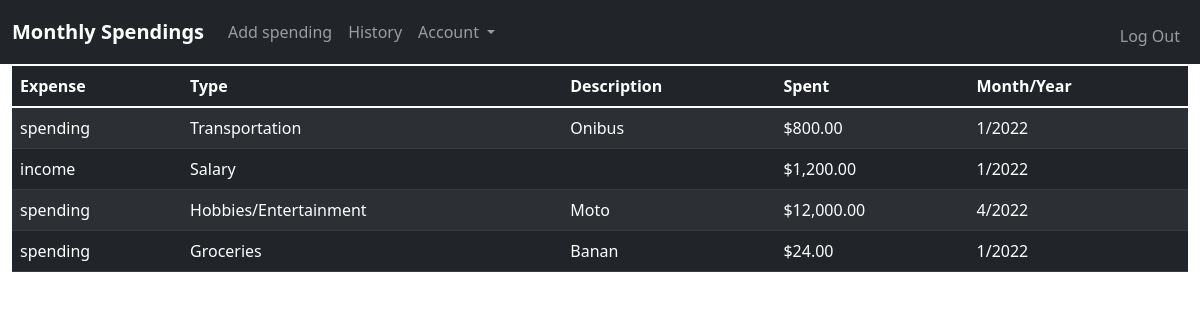
The app's page /history (signed in) with its own data.
### tables this page shows
CREATE TABLE user_history (transaction_id INTEGER PRIMARY KEY AUTOINCREMENT NOT NULL, user_id INTEGER NOT NULL, spending TEXT NOT NULL, type TEXT NOT NULL, description TEXT NOT NULL, amount NUMERIC NOT NULL, date TEXT NOT NULL);

### app.py (the view)
@app.route("/history")
@login_required
def history():
    database = sqlite3.connect("users.db")
    db = database.cursor()
    db.execute("SELECT * FROM user_history WHERE user_id=?", (session["user_id"],))
    history = db.fetchall()
    amount = []
    for items in history:
        amount.append(usd(items[5]))
    database.close()
    return render_template("history.html", history=history, amount=amount)

### helpers.py (called while the page is built)
def login_required(f):
    @wraps(f)
    def decorated_function(*args, **kwargs):
        if session.get("user_id") is None:
            return redirect("/login")
        return f(*args, **kwargs)
    return decorated_function

def usd(value):
    return f"${value:,.2f}"

### templates/history.html (shortened to what this page needs)
{% extends "layout.html" %}
{% block head %}<link rel="stylesheet" href="../static/style.css">{% endblock %}
{% block main %}
<div class="container-fluid">
    <table class="table table-dark table-striped history">
        <thead>
            <tr class="table-dark">
                <th class="table-dark">Expense</th>
                <th class="table-dark">Type</th>
                <th class="table-dark">Description</th>
                <th class="table-dark">Spent</th>
                <th class="table-dark">Month/Year</th>
            </tr>
        </thead>
        <tbody>
            {% for expenses in history %}
            <tr class="table-dark">
                <td class="table-dark">{{ expenses[2] }}</td>
                <td class="table-dark">{{ expenses[3] }}</td>
                <td class="table-dark">{{ expenses[4] }}</td>
                <td class="table-dark">{{ amount[loop.index0] }}</td>
                <td class="table-dark">{{ expenses[6] }}</td>
            </tr>
            {% endfor %}
        </tbody>
    </table>
</div>
{% endblock %}

### records on screen
user_history: spending "spending", type "Transportation", description "Onibus", amount "$800.00", date "1/2022"
user_history: spending "income", type "Salary", amount "$1,200.00", date "1/2022"
user_history: spending "spending", type "Hobbies/Entertainment", description "Moto", amount "$12,000.00", date "4/2022"
user_history: spending "spending", type "Groceries", description "Banan", amount "$24.00", date "1/2022"
